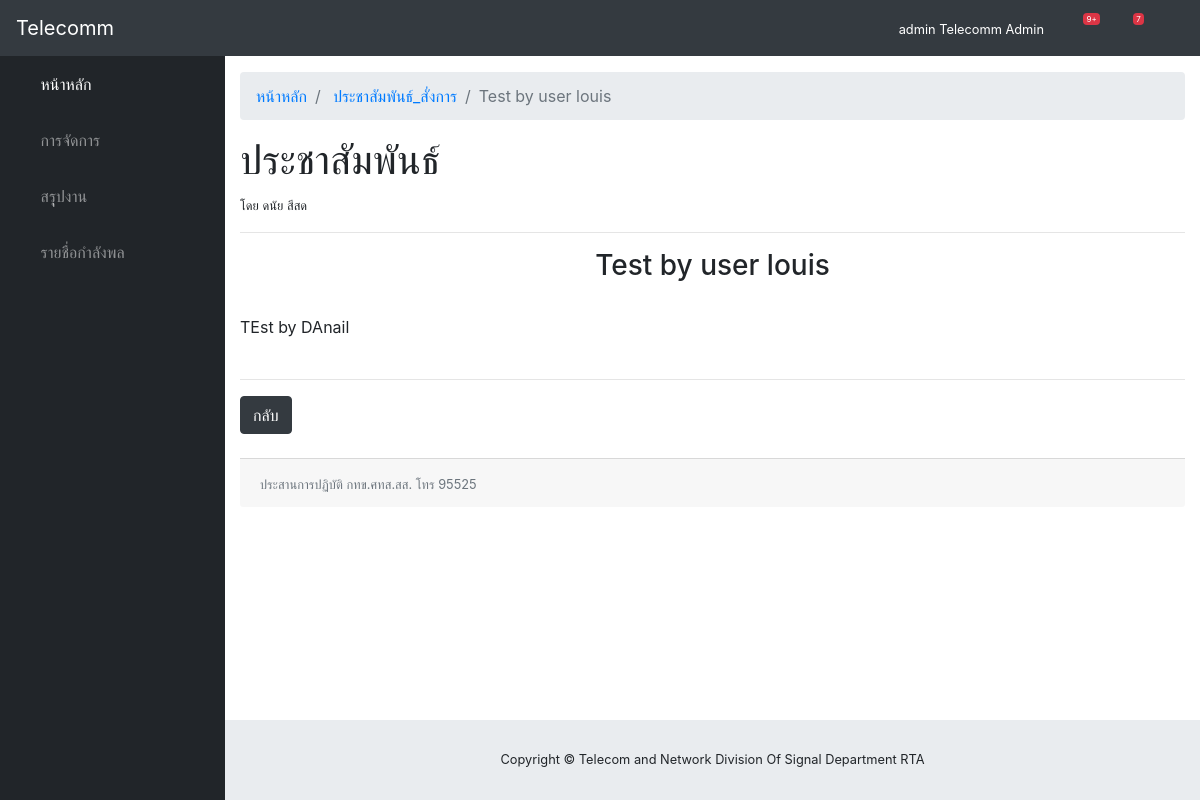
The app's page /news/2 (signed in) with its own data.
### accounts/models.py (models this page shows)
class Employee(AbstractUser):
	rank = models.CharField(max_length=20)
	position = models.CharField(max_length=200)
	sector = models.CharField(max_length=100, choices=[
		('ส่วนกลาง', 'ส่วนกลาง'),
		('ทภ.1', 'ทภ.1'),
		('ทภ.2', 'ทภ.2'),
		('ทภ.3', 'ทภ.3'),
		('ทภ.4', 'ทภ.4'),
		('อื่นๆ', 'อื่นๆ')
	])
	place = models.CharField(max_length=200)
	phone = models.CharField(max_length=10)
	email = models.EmailField()

### core/models.py (models this page shows, shortened)
class News(models.Model):
	TYPES = [
		('สั่งการ', 'สั่งการ'),
		('ประชาสัมพันธ์', 'ประชาสัมพันธ์')
	]
	type = models.CharField(max_length=50, choices=TYPES, default='สั่งการ')
	date_published = models.DateField(auto_now_add=True)
	name = models.CharField(max_length=200)
	detail = models.TextField()
	author = models.ForeignKey(Employee, on_delete=models.CASCADE)
	file = models.FileField(null=True, blank=True)
	read = models.ManyToManyField(Employee, related_name='read_newss')

### core/views.py (the view)
# urls.py: path('news/<int:pk>', NewsDetailView.as_view(), name='news_detail'),
class NewsDetailView(DetailView):
    model = News
    template_name = 'news_detail.html'

### core/templates/news_detail.html (shortened to what this page needs)
{% extends "base.html" %}
{% block links %}
  <link href="/static/css/sb-admin.css" rel="stylesheet">
{% endblock %}
{% block body %}
<body id="page-top">
  <nav class="navbar navbar-expand navbar-dark bg-dark static-top">
    <a class="navbar-brand mr-1" href="{% url 'home' %}">Telecomm</a>
    <button class="btn btn-link btn-sm text-white order-1 order-sm-0" id="sidebarToggle" href="#">
      <i class="fas fa-bars"></i>
    </button>
    {% if user.is_authenticated %}
    <div class="d-none d-md-inline-block form-inline ml-auto mr-0 mr-md-3 my-2 my-md-0">
      <small class="text text-white">{{ user.rank }} {{ user.first_name }} {{ user.last_name }}</small>
    </div>
      <ul class="navbar-nav ml-auto ml-md-0">
        <li class="nav-item dropdown no-arrow mx-1">
          <a class="nav-link dropdown-toggle" href="#" id="alertsDropdown" role="button" data-toggle="dropdown" aria-haspopup="true" aria-expanded="false">
            <i class="fas fa-bell fa-fw"></i>
            <span class="badge badge-danger">9+</span>
          </a>
        </li>
        <li class="nav-item dropdown no-arrow mx-1">
          <a class="nav-link dropdown-toggle" href="#" id="messagesDropdown" role="button" data-toggle="dropdown" aria-haspopup="true" aria-expanded="false">
            <i class="fas fa-envelope fa-fw"></i>
            <span class="badge badge-danger">7</span>
          </a>
        </li>
        <li class="nav-item dropdown no-arrow">
          <a class="nav-link dropdown-toggle" href="#" id="userDropdown" role="button" data-toggle="dropdown" aria-haspopup="true" aria-expanded="false">
            <i class="fas fa-user-circle fa-fw"></i>
          </a>
        </li>
      </ul>
    {% endif %}
  </nav>
  <div id="wrapper">
    <ul class="sidebar navbar-nav">
      <li class="nav-item active">
        <a class="nav-link" href="{% url 'home' %}">
          <i class="fas fa-fw fa-home"></i>
          <span>หน้าหลัก</span>
        </a>
      </li>
      <li class="nav-item dropdown">
        <a class="nav-link dropdown-toggle" href="#" id="pagesDropdown" role="button" data-toggle="dropdown" aria-haspopup="true" aria-expanded="false">
          <i class="fas fa-fw fa-folder"></i>
          <span>การจัดการ</span>
        </a>
      </li>
      <li class="nav-item">
        <a class="nav-link" href="#">
          <i class="fas fa-fw fa-chart-area"></i>
          <span>สรุุปงาน</span></a>
      </li>
      <li class="nav-item">
        <a class="nav-link" href="{% url 'employee' %}">
          <i class="fas fa-fw fa-table"></i>
          <span>รายชื่อกำลังพล</span></a>
      </li>
    </ul>
    <div id="content-wrapper">
      <div class="container-fluid">
        {% if user.is_authenticated %}
          <ol class="breadcrumb">
            <li class="breadcrumb-item">
              <a href="{% url 'home' %}">หน้าหลัก</a>
            </li>
            <li class="breadcrumb-item">
              <a href="{% url 'home' %}">ประชาสัมพันธ์_สั่งการ</a>
            </li>
            <li class="breadcrumb-item active">{{ news.name }}</li>
          </ol>
          <h1>{{ news.type }}</h1>
          <small>โดย {{ news.author.first_name }} {{ news.author.last_name }} </small>
          <br/><hr>
          <h3 class="text text-center">
            {{ news.name }}
          </h3>
          <br/>
          {{ news.detail|safe }}
          <br/><br/>
          <hr>
          <a href="{% url 'home' %}"><span class="btn btn-dark">กลับ</span></a>
        {% endif %}
        <br/><br/>
        <div class="card-footer">
          <span class="small text-muted text-left">ประสานการปฏิบัติ กทข.ศทส.สส. โทร 95525</span>
        </div>
      </div>
    </div>
  </div>
</body>
{% endblock %}

### records on screen
Employee: rank "admin", first_name "Telecomm", last_name "Admin"
News: name "Test by user louis", type "ประชาสัมพันธ์", author.first_name "ดนัย", author.last_name "สีสด", detail "TEst by DAnail"
